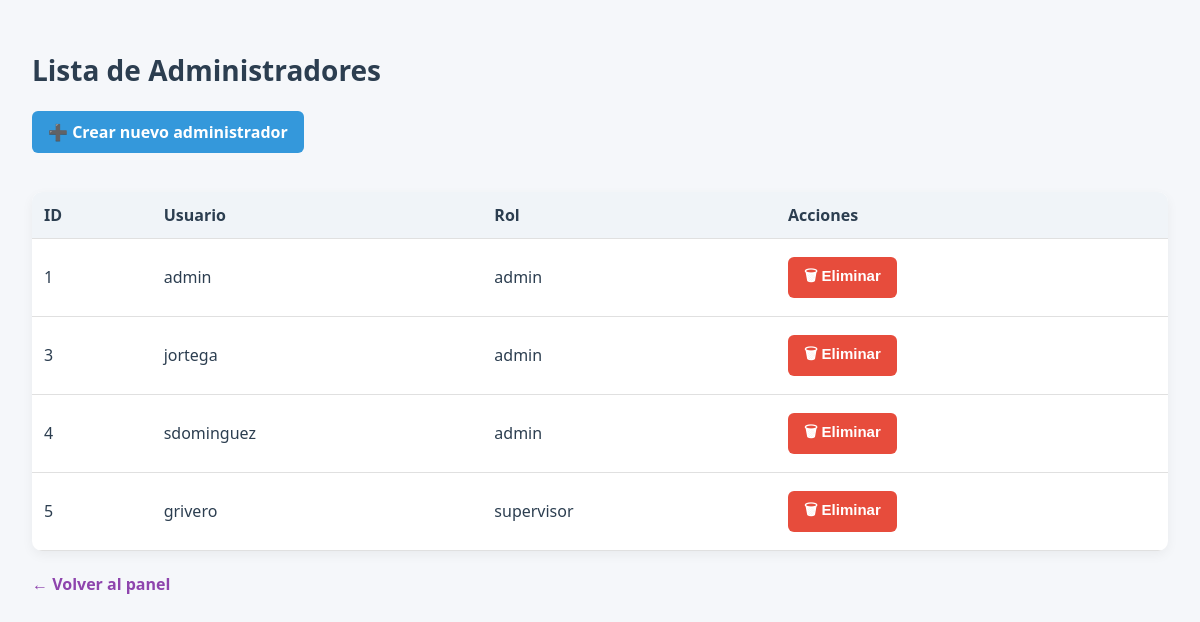
Page /admin/usuarios (signed in) on the earlier database version.
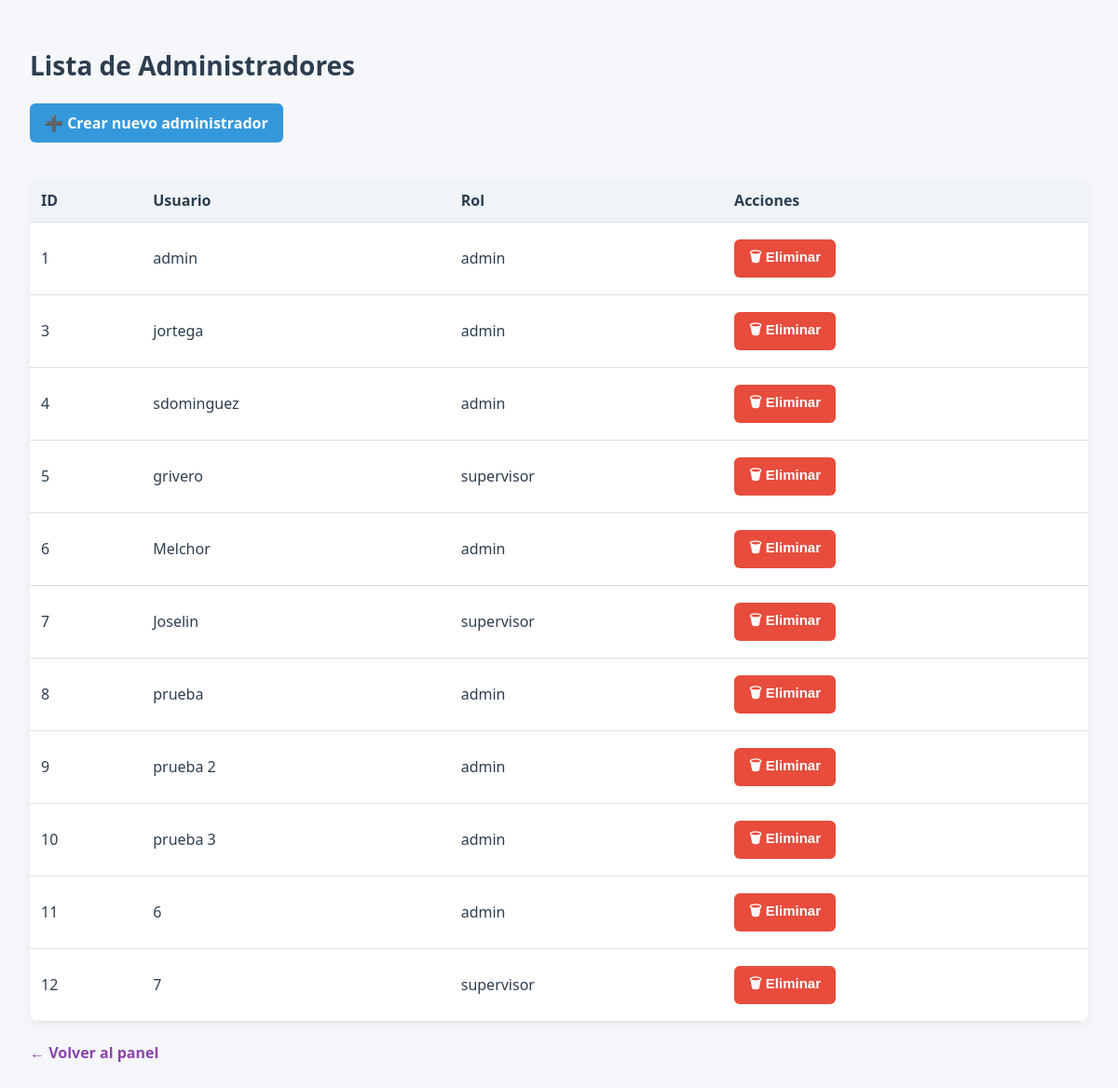
Same page on the later database version.
### app/models.py (models this page shows, shortened)
class Admin(db.Model):
    id = db.Column(db.Integer, primary_key=True)
    usuario = db.Column(db.String(80), unique=True, nullable=False)
    password_hash = db.Column(db.String(128), nullable=False)
    rol = db.Column(db.String(20), default='admin')  # 'admin' o 'supervisor'

### app/routes.py (the view)
@app.route('/admin/usuarios')
@requiere_rol('admin')
def lista_administradores():
    if 'admin_id' not in session:
        return redirect(url_for('login'))
    administradores = Admin.query.all()
    return render_template('lista_administradores.html', administradores=administradores)

### app/__init__.py (called while the page is built)
@app.before_request
def mantener_sesion_activa():
    session.permanent = True

### app/routes.py (called while the page is built, shortened)
def requiere_rol(*roles_permitidos):
    def decorator(f):
        @wraps(f)
        def wrapper(*args, **kwargs):
            if 'admin_id' not in session:
                return redirect(url_for('login'))
            rol = session.get('rol')
            if rol not in roles_permitidos:
                flash("No tienes permiso para acceder a esta sección", "error")
                return redirect(url_for('panel_admin'))
            return f(*args, **kwargs)
        return wrapper
    return decorator

@app.before_request
def refrescar_timeout():
    if "admin_id" in session:
        now = datetime.utcnow()
        last = session.get("last_activity", now)
        if hasattr(last, "tzinfo") and last.tzinfo is not None:
            last = last.astimezone(timezone.utc).replace(tzinfo=None)
        session["last_activity"] = now

### app/templates/lista_administradores.html (shortened to what this page needs)
<!DOCTYPE html>
<html lang="es">
<head>
    <link rel="stylesheet" href="{{ url_for('static', filename='css/admin.css') }}">
</head>
<body>
    <h1>Lista de Administradores</h1>
    <p>
        <a href="{{ url_for('crear_admin') }}" class="btn btn-primary">➕ Crear nuevo administrador</a>
    </p>
    <table>
        <thead>
            <tr>
                <th>ID</th>
                <th>Usuario</th>
                <th>Rol</th>
                <th>Acciones</th>
            </tr>
        </thead>
        <tbody>
            {% for admin in administradores %}
            <tr>
                <td>{{ admin.id }}</td>
                <td>{{ admin.usuario }}</td>
                <td>{{ admin.rol }}</td>
                <td>
                    <form action="{{ url_for('eliminar_administrador', admin_id=admin.id) }}" method="POST" style="display:inline;">
                        <button type="submit" class="btn btn-danger" onclick="return confirm('¿Seguro que deseas eliminar este administrador?');">
                            🗑 Eliminar
                        </button>
                    </form>
                </td>
            </tr>
            {% endfor %}
        </tbody>
    </table>
    <p><a href="{{ url_for('panel_admin') }}">← Volver al panel</a></p>
</body>
</html>

Differences in the rows shown:
added Admin: id "6", usuario "Melchor", rol "admin"
added Admin: id "7", usuario "Joselin", rol "supervisor"
added Admin: id "8", usuario "prueba", rol "admin"
added Admin: id "9", usuario "prueba 2", rol "admin"
added Admin: id "10", usuario "prueba 3", rol "admin"
added Admin: id "11", usuario "6", rol "admin"
added Admin: id "12", usuario "7", rol "supervisor"
